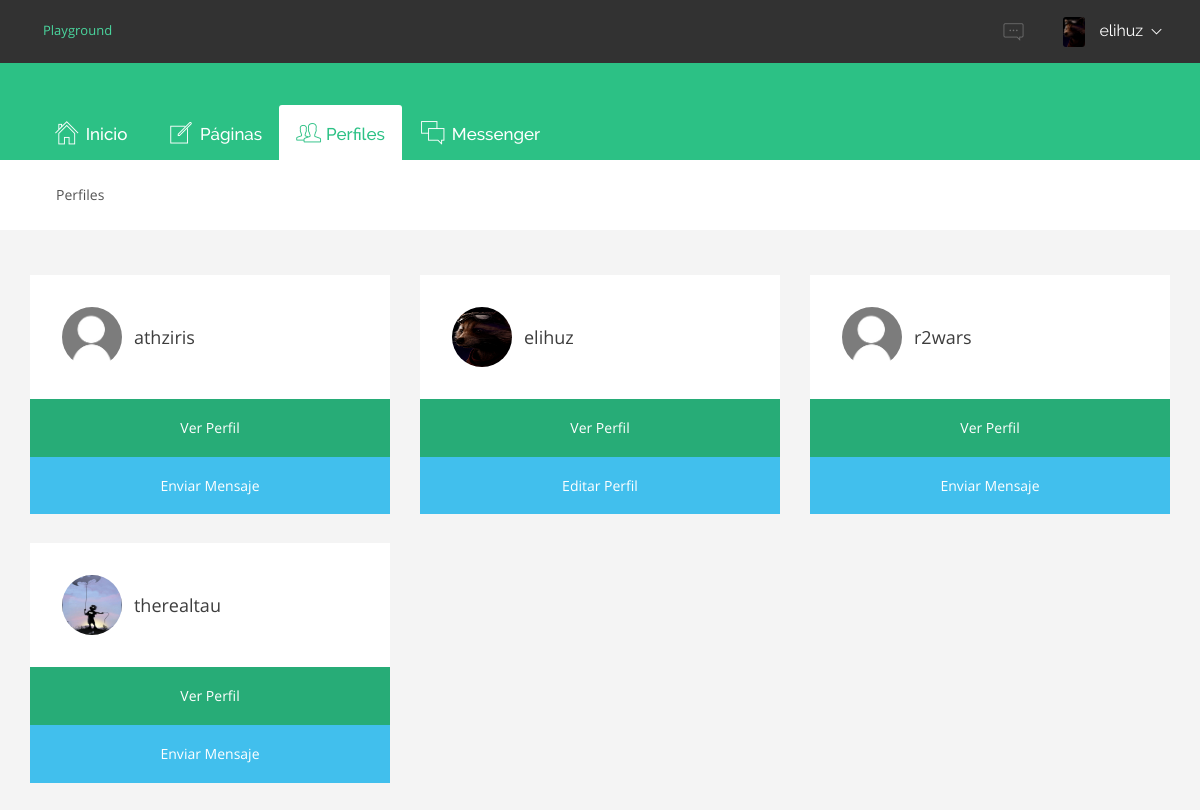
The page /profiles (signed in) on the database its author committed.
### registration/models.py (models this page shows)
class Profile(models.Model):
    user = models.OneToOneField(User, on_delete=models.CASCADE)
    avatar = models.ImageField(upload_to=custom_upload_to, null=True, blank=True)
    bio = models.TextField(null=True, blank=True)
    link = models.URLField(max_length=200, null=True, blank=True)
    class Meta:
        ordering = ['user__username']

### profiles/views.py (the view)
# urls.py: path('profiles', ProfileListView.as_view(), name='profiles'),
class ProfileListView(ListView):
    model = Profile
    template_name = 'profiles/profile_list.html'
    paginate_by = 9

### profiles/templates/profiles/profile_list.html (shortened to what this page needs)
{% extends 'includes/index.html' %}
{% block content %}
                <div class="row">
                {% for profile in profile_list %}
                    <div class="col-md-4 col-lg-4">
                        <div class="user-stats">
                            <div class="user-stats-id">
                                <div class="user-stats-avatar">
                                {% if profile.avatar %}
                                    <img src="{{ profile.avatar.url }}" alt="{{ profile.user.username }}-avatar">
                                {% else %}
                                    {% load static %}
                                    <img src="{% static 'img/no-avatar.jpg' %}" alt="{{ profile.user.username }}-no-avatar">
                                {% endif %}
                                </div>
                                <div class="user-stats-info"><span class="user-stats-name">{{ profile.user.username }}</span></div>
                            </div>
                            <a class="user-stats-more-details btn-primary active" href="{% url 'profiles:user' profile.user.username %}" rel="nofollow, noindex">Ver Perfil</a>
                        {% if profile.user == request.user %}
                            <a class="user-stats-more-details btn-info active" href="{% url 'settings' %}" rel="nofollow, noindex">Editar Perfil</a>
                        {% endif %}
                        {% if profile.user != request.user and request.user.is_authenticated %}
                            <a class="user-stats-more-details btn-info active" href="{% url 'messenger:new' profile.user.username %}" rel="nofollow, noindex">Enviar Mensaje</a>
                        {% endif %}
                        </div>
                    </div>
                {% endfor %}
                </div>
{% endblock %}

### core/templates/includes/navbar-top.html (shortened to what this page needs)
        <nav class="navbar navbar-expand navbar-dark mai-top-header">
            <div class="container">
                <a class="navbar" href="{% url 'home' %}">Playground</a>
            {% if request.user.is_authenticated %}
            {% load static %}
                <ul class="navbar-nav float-lg-right mai-icons-nav">
                    <li class="dropdown nav-item mai-messages">
                        <a class="nav-link dropdown-toggle" href="#" data-toggle="dropdown" rel="nofollow, noindex" role="button" aria-expanded="false"><span class="icon s7-comment"></span></a>
                    </li>
                </ul>
                <ul class="nav navbar-nav float-lg-right mai-user-nav">
                    <li class="dropdown nav-item">
                        <a class="dropdown-toggle nav-link" href="#" data-toggle="dropdown" rel="nofollow, noindex" role="button" aria-expanded="false">
                        {% if request.user.profile.avatar %}
                            <img src="{{ request.user.profile.avatar.url }}" alt="{{ request.user.username }}-avatar">
                        {% else %}
                            <img src="{% static 'img/no-avatar.jpg' %}" alt="{{ request.user.username }}-no-avatar">
                        {% endif %}
                            <span class="user-name">{{ request.user.username }}</span><span class="angle-down s7-angle-down"></span>
                        </a>
                    </li>
                </ul>
                {% endif %}
            </div>
        </nav>

### rows shown on the page
Profile: user.username "athziris", shows "Enviar Mensaje"
Profile: avatar (picture), user.username "elihuz", shows "Editar Perfil"
Profile: user.username "r2wars", shows "Enviar Mensaje"
Profile: avatar (picture), user.username "therealtau", shows "Enviar Mensaje"

### other values the page prints
{{ request.user.username }} "elihuz"
